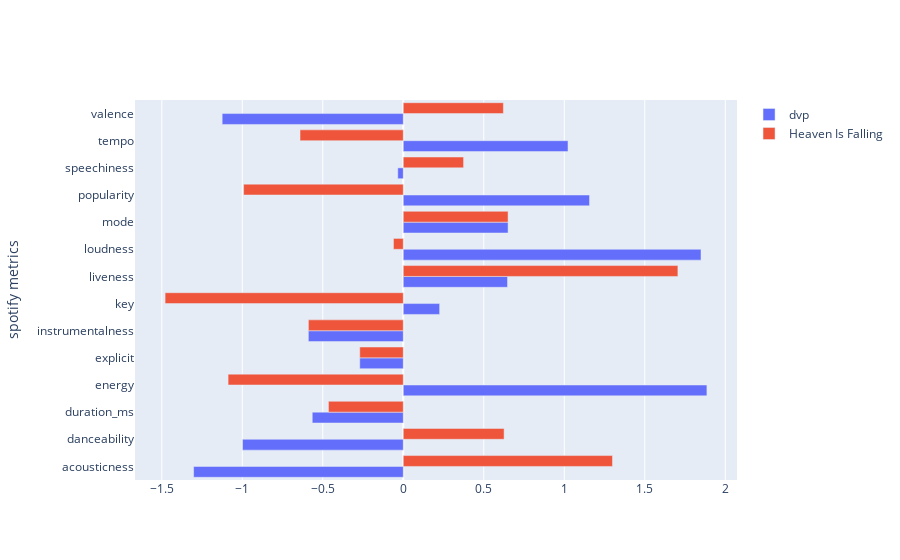

Here is the notebook cell this chart was saved with:
### Code cell
plot_plotly('dvp', 3)

### Figure 1 — Plotly figure (JSON) as saved in the notebook; plotly's stock layout.template omitted (floating-point values rounded to 4 significant figures)
{"data": [{"name": "dvp", "orientation": "h", "type": "bar", "x": [-1.302, -0.9985, -0.5655, 1.886, -0.2704, -0.5896, 0.2259, 0.6475, 1.849, 0.6509, 1.157, -0.03418, 1.023, -1.125], "y": ["acousticness", "danceability", "duration_ms", "energy", "explicit", "instrumentalness", "key", "liveness", "loudness", "mode", "popularity", "speechiness", "tempo", "valence"]}, {"name": "Heaven Is Falling", "orientation": "h", "type": "bar", "x": [1.3, 0.6263, -0.4649, -1.088, -0.2704, -0.5895, -1.48, 1.706, -0.06099, 0.6509, -0.9918, 0.3746, -0.6415, 0.6219], "y": ["acousticness", "danceability", "duration_ms", "energy", "explicit", "instrumentalness", "key", "liveness", "loudness", "mode", "popularity", "speechiness", "tempo", "valence"]}], "layout": {"barmode": "group", "yaxis": {"title": {"text": "spotify metrics"}}}}
